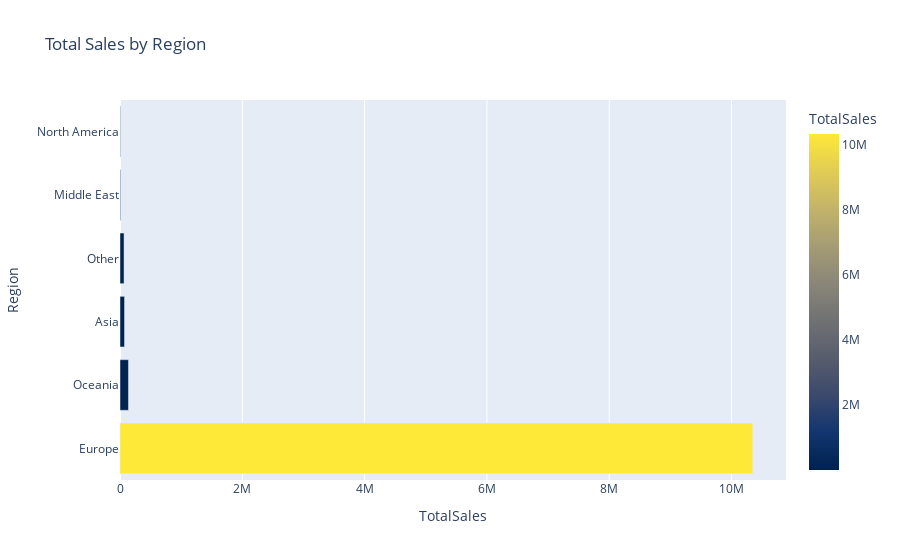

Notebook cell for this chart:
### Code cell
# 6. Plotly: Bar chart of Total Sales by Region
fig_reg_sales = px.bar(
    region_sales.sort_values("TotalSales", ascending=False),
    x="TotalSales",
    y="Region",
    title="Total Sales by Region",
    orientation="h",
    color="TotalSales",
    color_continuous_scale="Cividis"
)
fig_reg_sales.show()

### Figure 1 — Plotly figure (JSON) as saved in the notebook; plotly's stock layout.template omitted (floating-point values rounded to 4 significant figures)
{"data": [{"hovertemplate": "TotalSales=%{marker.color}<br>Region=%{y}<extra></extra>", "legendgroup": "", "marker": {"color": [10350000.0, 138500.0, 74180.0, 66340.0, 10030.0, 7247.0], "coloraxis": "coloraxis", "pattern": {"shape": ""}}, "name": "", "orientation": "h", "showlegend": false, "textposition": "auto", "type": "bar", "x": [10350000.0, 138500.0, 74180.0, 66340.0, 10030.0, 7247.0], "xaxis": "x", "y": ["Europe", "Oceania", "Asia", "Other", "Middle East", "North America"], "yaxis": "y"}], "layout": {"barmode": "relative", "coloraxis": {"colorbar": {"title": {"text": "TotalSales"}}, "colorscale": [[0, "#00224e"], [0.1111, "#123570"], [0.2222, "#3b496c"], [0.3333, "#575d6d"], [0.4444, "#707173"], [0.5556, "#8a8678"], [0.6667, "#a59c74"], [0.7778, "#c3b369"], [0.8889, "#e1cc55"], [1, "#fee838"]]}, "legend": {"tracegroupgap": 0}, "title": {"text": "Total Sales by Region"}, "xaxis": {"anchor": "y", "domain": [0, 1], "title": {"text": "TotalSales"}}, "yaxis": {"anchor": "x", "domain": [0, 1], "title": {"text": "Region"}}}}
